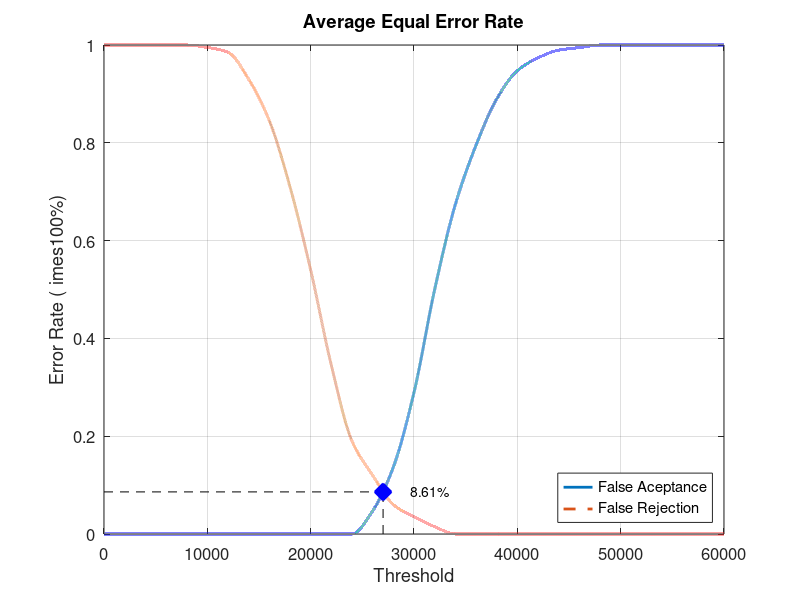
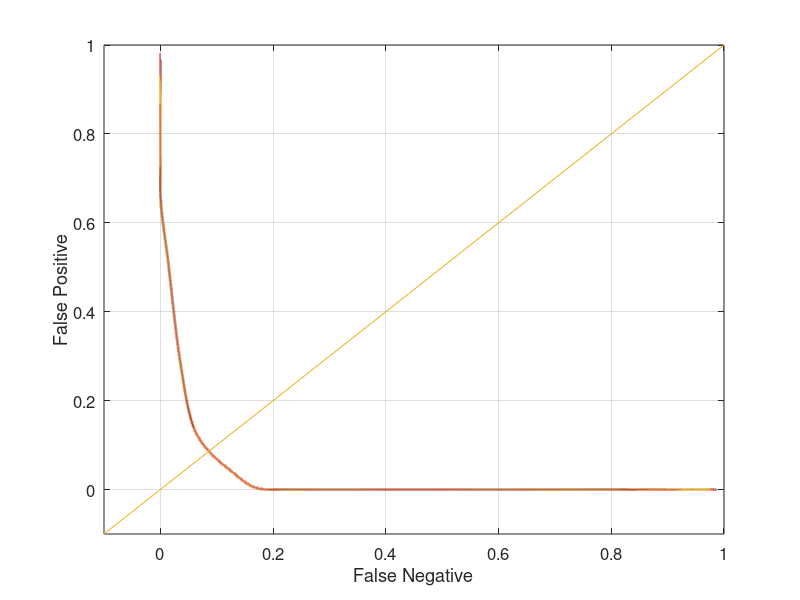

Write the MATLAB code that produced these figures, in order.
close all;
clear;
clc;
x = 0:2000:60000;
xq = 0:0.5:60000;

y0 = [0 0 0 0 0 0 0 0 0 0 0 0 0 0.0473684 0.136842 0.289474 0.5 0.673684 0.794737 0.889474 0.947368 0.973684 0.989474 0.994737 1 1 1 1 1 1 1]
yy0 = interp1(x, y0, xq, 'pchip');
y1 = [1 1 1 1 1 0.995 0.985 0.93 0.845 0.71 0.54 0.345 0.19 0.12 0.06 0.035 0.015 0 0 0 0 0 0 0 0 0 0 0 0 0 0]
yy1 = interp1(x, y1, xq, 'pchip');

% Calculating EER: 
y2 = abs(y0 - y1);
find(y2 == min(y2))
yy2 = abs(yy0 - yy1);
xEER = find(yy2 == min(yy2));
xEERIndex = xq(xEER) % X-axis EER
yEER = yy0(xEER) % Y-axis EER

main = figure
plot(xq, yy0,'-','LineWidth', 2);	hold on
plot(xq, yy1,'--','LineWidth', 2);	hold on
plot([xEERIndex xEERIndex], [0 yEER], 'k--');	hold on
plot([0 xEERIndex], [yEER yEER], 'k--');	hold on
plot(xEERIndex, yEER, 'bx', 'LineWidth', 10);	hold on
text(xEERIndex + 10 * xEERIndex / 100, yEER, [num2str(round((10000 * yEER)) / 100) '%'])
legend('False Aceptance', 'False Rejection', 'Location', 'SouthEast')
xlabel('Threshold')
ylabel('Error Rate (	imes100%)')
title('Average Equal Error Rate')
set(gca, 'FontSize', 12)
axis([0 60000 0 1])
grid on

print(main, 'Database2_4Main', '-dpng');
FNRxFPR = figure('Color', [1 1 1]);
plot(yy1, yy0, '-', yy1, yy0, 'LineWidth', 2);
hold on
y = -0.1:0.1:1
plot(y, y); 
set(gca, 'FontSize', 12)
xlabel('False Negative')
ylabel('False Positive')
axis([-0.1 1 -0.1 1])
set(gca, 'FontSize', 12)
grid on

print(FNRxFPR, 'Database2_4FNRxFPR','-dpng');
